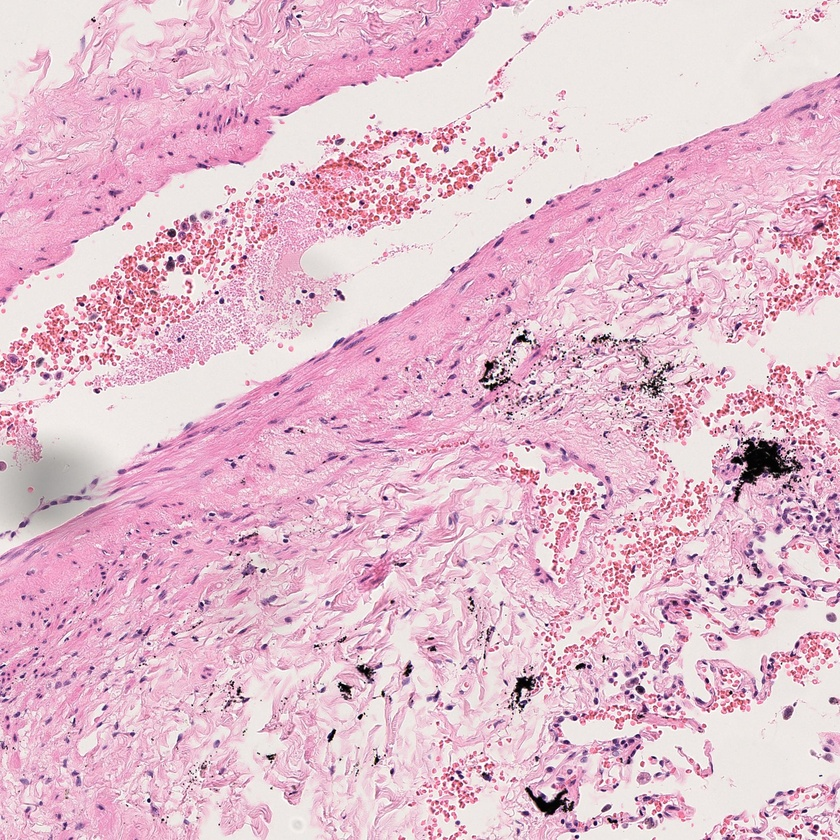
#> input picture dataset_split/train/image/train004_Da473.jpg, 840 x 840 px, shrunk from 2000 x 2000 before the run; its folder holds only this picture in this run
$ jupyter execute TestMarkerEffect.ipynb
#> lines starting #> are read from the running program, lines starting #| are printed output that depends on the picture
### Augmente/MarkerEffect.py
import random
from PIL import Image, ImageDraw, ImageFilter


class RandomMarkerEffect:
    # [52 lines left out: functions __init__, __call__, not called in this run]

    def __repr__(self):
        return f"{self.__class__.__name__}(p={self.p})"

### test library/TestMarkerEffect.ipynb
[cell 1]
import sys
import os
import importlib
import matplotlib.pyplot as plt
from PIL import Image

sys.path.insert(0, os.path.abspath('..'))
sys.path.insert(0, os.path.abspath('../Augmente'))

import MarkerEffect as marker_effect_module
importlib.reload(marker_effect_module)
RandomMarkerEffect = marker_effect_module.RandomMarkerEffect

[cell 2]
marker_transform = RandomMarkerEffect(
    p=1.0,
    marker_size_range=(10, 50),
    alpha_range=(90, 180),
)

[cell 3]
sample_img_dir = os.path.join('..', 'dataset_split', 'train', 'image')
image_files = [f for f in os.listdir(sample_img_dir) if f.lower().endswith(('.png', '.jpg', '.jpeg', '.bmp', '.tiff'))]
sample_img = Image.open(os.path.join(sample_img_dir, image_files[0])).convert('RGB')
#> sample_img is the input picture: PIL image 840x840 RGB; mean R, G, B 226.8, 190, 206.2

[cell 4]
fig, axes = plt.subplots(1, 4, figsize=(20, 5))

axes[0].imshow(sample_img)
axes[0].set_title('Original Image')
axes[0].axis('off')

for i in range(1, 4):
    augmented_img = marker_transform(sample_img)
    axes[i].imshow(augmented_img)
    axes[i].set_title(f'Augmented Image {i}')
    axes[i].axis('off')
#> this loop made 3 passes
#> pass 2, in __call__ (call 2), `marker_layer = marker_layer.filter(ImageFilter.GaussianBlur(radius=1.5))`:
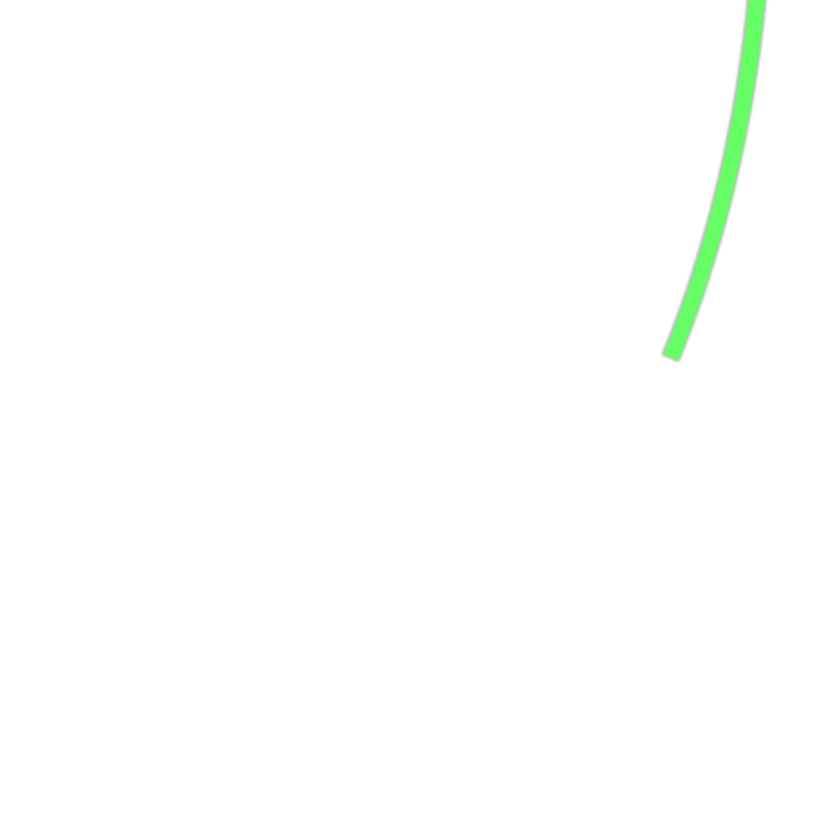
#> marker_layer: PIL image 840x840 RGBA; mean R, G, B, A 0, 2.4, 0, 1.4; transparent parts drawn white

plt.tight_layout()
plt.show()
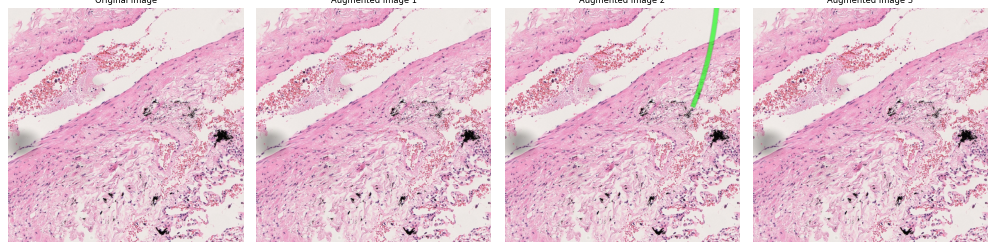
#> figure drawn by matplotlib, 4 panels

$ run again, on dataset_split/train/image/train026_Da555.png
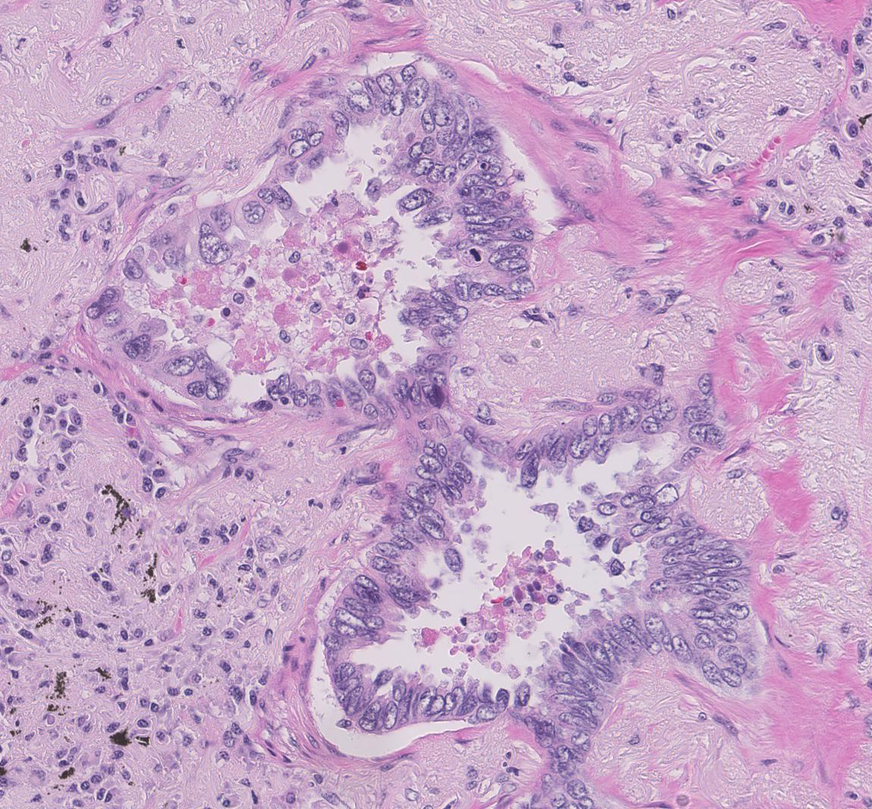
#> input picture dataset_split/train/image/train026_Da555.png, 872 x 809 px, shrunk from 1149 x 1066 before the run
#> sample_img is the input picture: PIL image 872x809 RGB; mean R, G, B 196.9, 165.9, 198.9
#> the loop `for i in range(1, 4):` made 3 passes
#> pass 2, in __call__ (call 2), `marker_layer = marker_layer.filter(ImageFilter.GaussianBlur(radius=1.5))`:
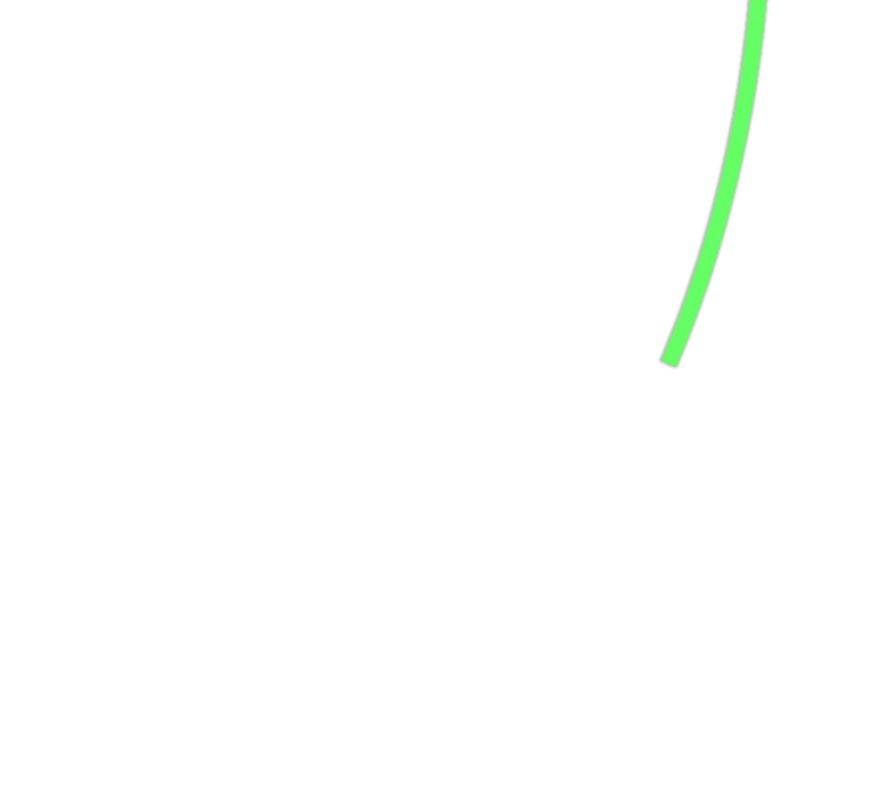
#> marker_layer: PIL image 872x809 RGBA; mean R, G, B, A 0, 2.4, 0, 1.5; transparent parts drawn white
#> `plt.show()`:
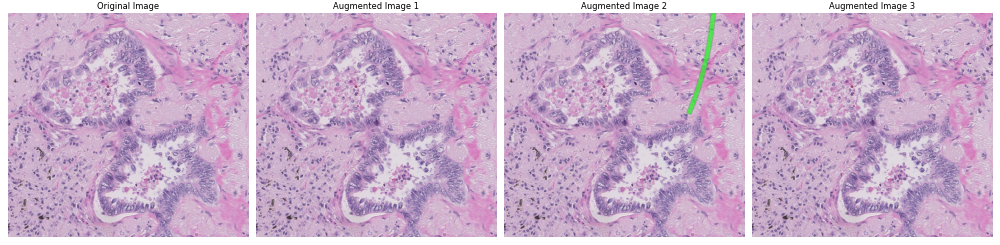
#> figure drawn by matplotlib, 4 panels

$ run again, on dataset_split/train/image/train028_Da595.png
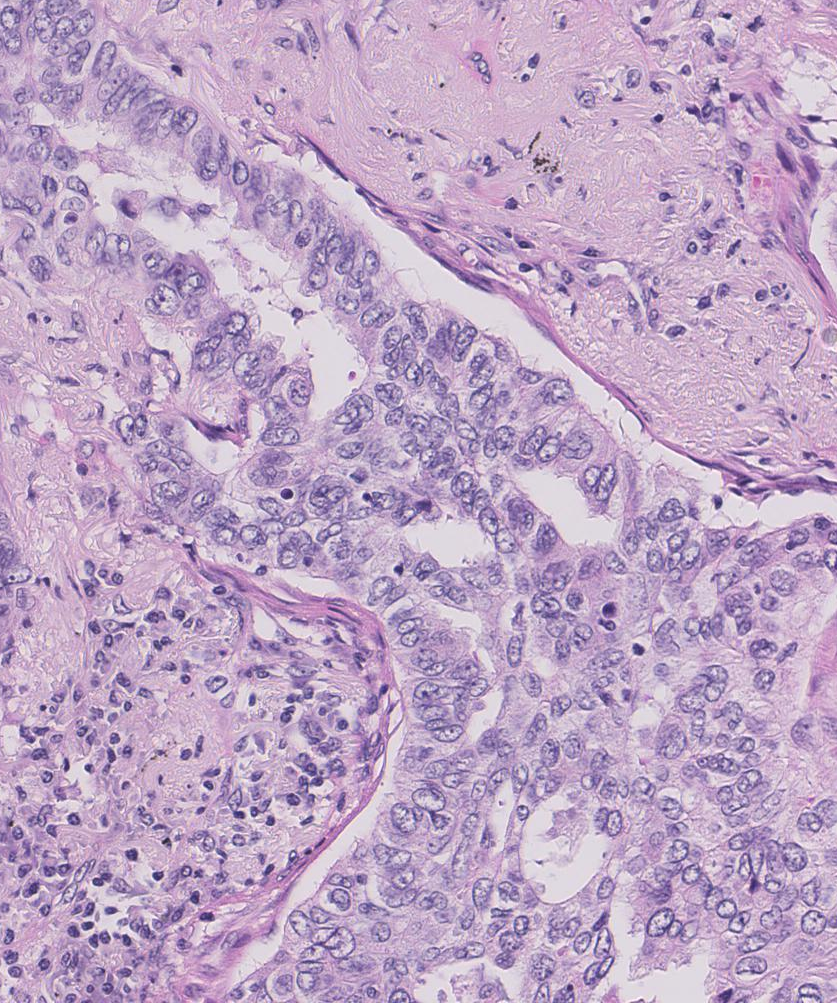
#> input picture dataset_split/train/image/train028_Da595.png, 837 x 1003 px
#> sample_img is the input picture: PIL image 837x1003 RGB; mean R, G, B 190.3, 166.4, 197.7
#> `plt.show()`:
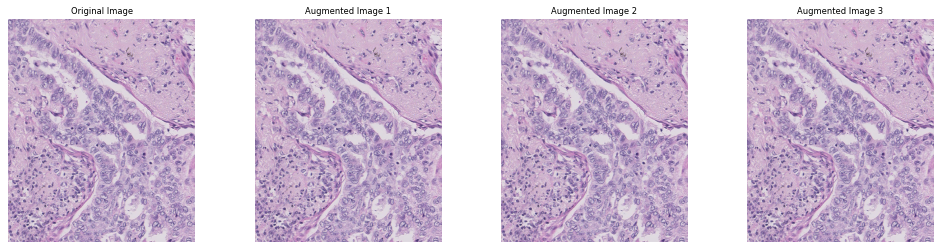
#> figure drawn by matplotlib, 4 panels

$ run again, on dataset_split/train/image/train032_Da663.png
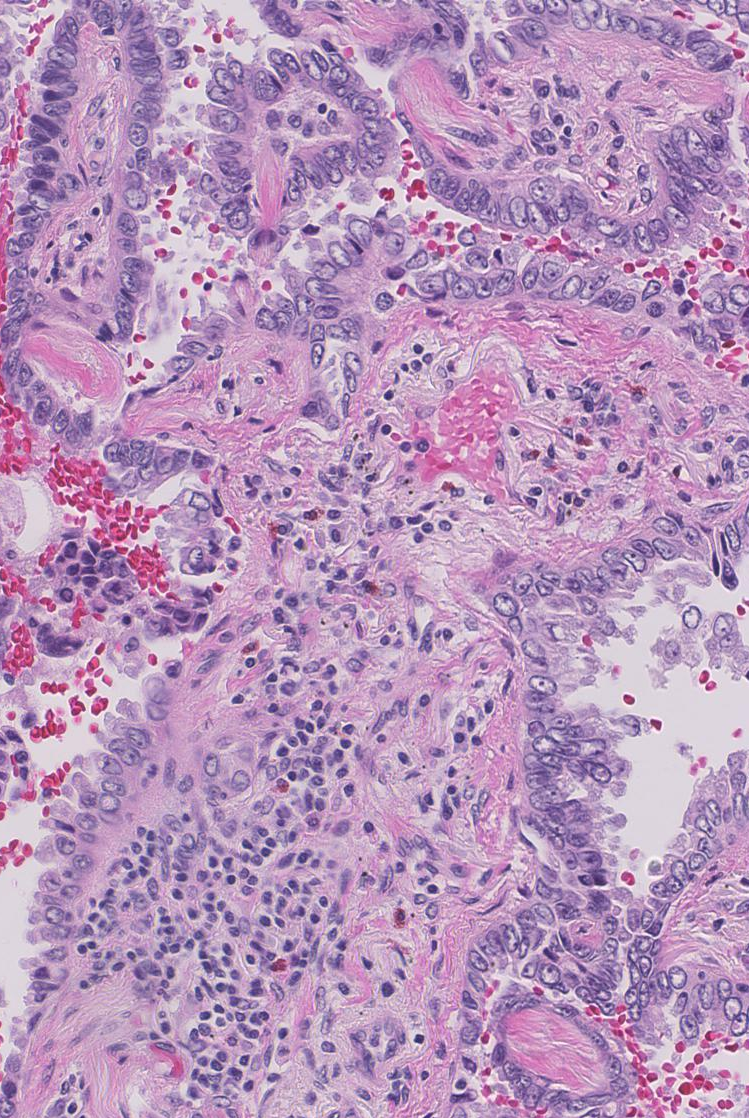
#> input picture dataset_split/train/image/train032_Da663.png, 749 x 1118 px
#> sample_img is the input picture: PIL image 749x1118 RGB; mean R, G, B 184.2, 149.7, 188.1
#> `plt.show()`:
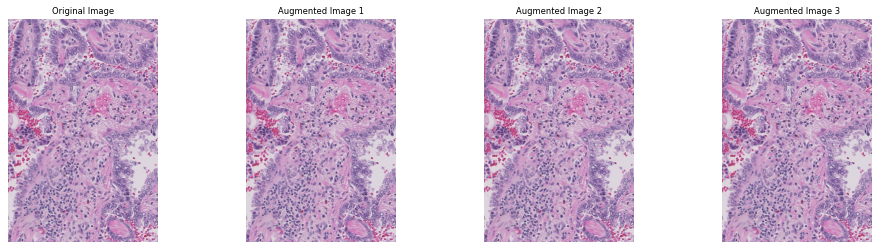
#> figure drawn by matplotlib, 4 panels

$ run again, on dataset_split/train/image/train009_Da230.png
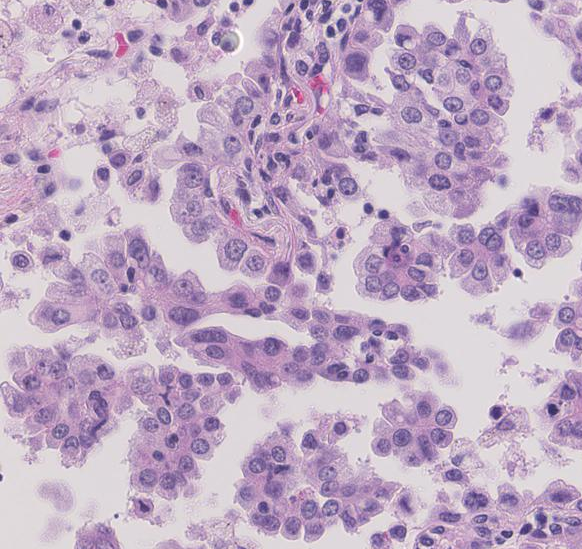
#> input picture dataset_split/train/image/train009_Da230.png, 582 x 549 px
#> sample_img is the input picture: PIL image 582x549 RGB; mean R, G, B 192.1, 171.7, 196.5
#> the loop `for i in range(1, 4):` made 3 passes
#> pass 1, in __call__, `marker_layer = marker_layer.filter(ImageFilter.GaussianBlur(radius=1.5))`:
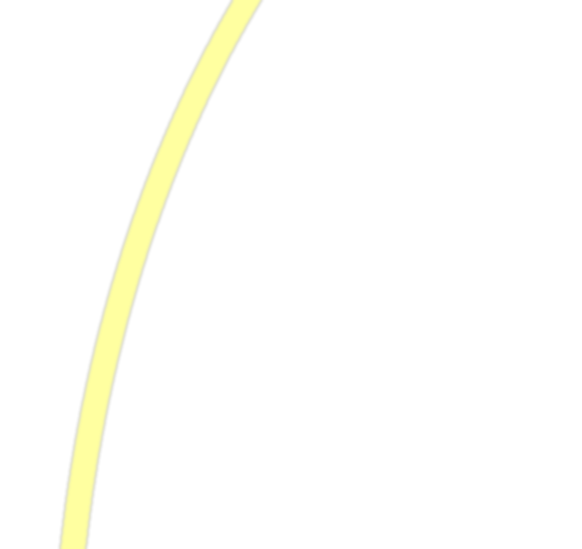
#> marker_layer: PIL image 582x549 RGBA; mean R, G, B, A 11.9, 11.9, 0, 4.4; transparent parts drawn white
#> `plt.show()`:
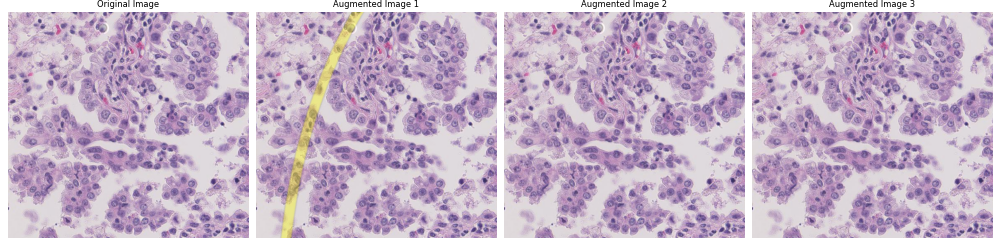
#> figure drawn by matplotlib, 4 panels
